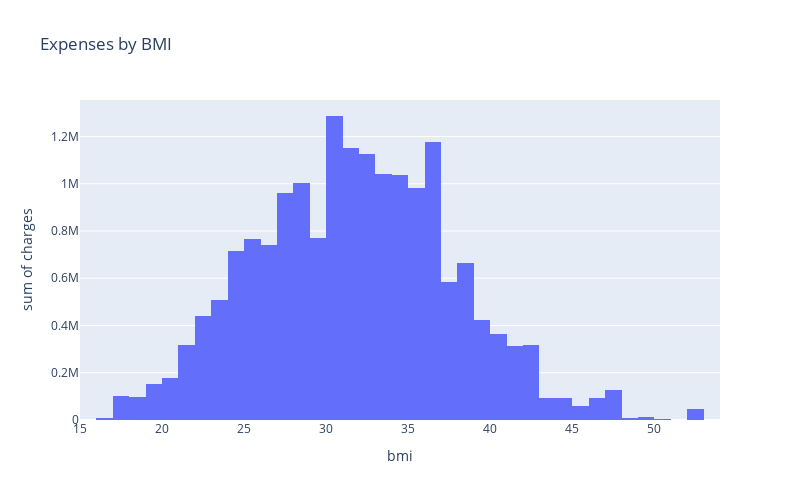

The cell this chart's notebook holds for it:
### Code cell
fig = px.histogram(data_frame=df, x='bmi', y='charges', width=800, height=500, title='Expenses by BMI')
fig.show()

### Figure 1 — Plotly figure (JSON) as saved in the notebook; plotly's stock layout.template omitted (floating-point values rounded to 4 significant figures; data arrays with more than 128 entries replaced by an {"elided": "..."} marker saying what was removed)
{"data": [{"alignmentgroup": "True", "bingroup": "x", "histfunc": "sum", "hovertemplate": "bmi=%{x}<br>sum of charges=%{y}<extra></extra>", "legendgroup": "", "marker": {"color": "#636efa", "pattern": {"shape": ""}}, "name": "", "offsetgroup": "", "orientation": "v", "showlegend": false, "type": "histogram", "x": {"elided": "1338 float values"}, "xaxis": "x", "y": {"elided": "1338 float values"}, "yaxis": "y"}], "layout": {"barmode": "relative", "height": 500, "legend": {"tracegroupgap": 0}, "title": {"text": "Expenses by BMI"}, "width": 800, "xaxis": {"anchor": "y", "domain": [0, 1], "title": {"text": "bmi"}}, "yaxis": {"anchor": "x", "domain": [0, 1], "title": {"text": "sum of charges"}}}}
